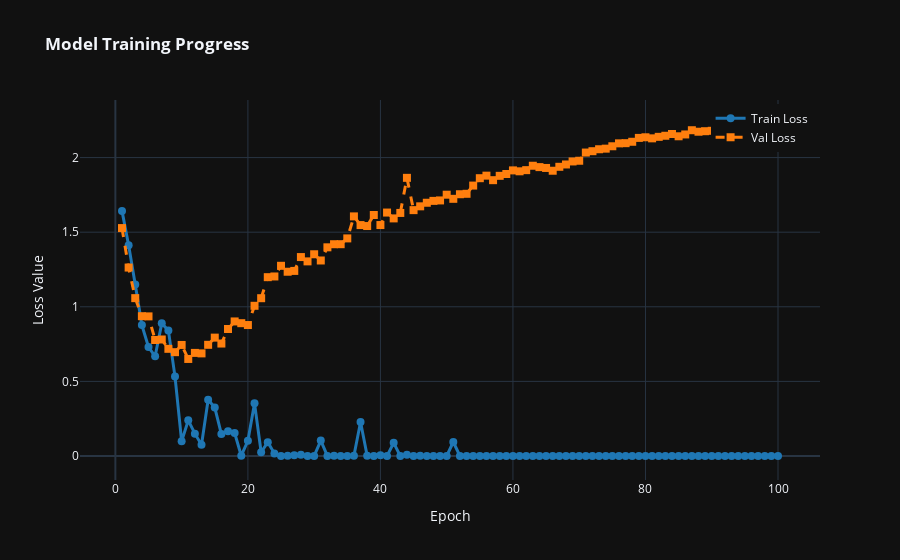

Notebook source saved alongside this figure:
### Code cell
#######################################
## Drawing Train and Val loss curves ##
#######################################

def plot_train_val_loss_curves(epochs, train_loss_list, val_loss_list):
    import plotly.graph_objects as pgo
    import numpy as np
    
    # 1. Define the X-axis (epochs)
    epoch_axis = np.arange(1, epochs + 1, 1)

    fig = pgo.Figure()

    # 2. Add Training Loss
    fig.add_trace(pgo.Scatter(
        x=epoch_axis,
        y=train_loss_list,
        mode='lines+markers',
        name='Train Loss',
        line=dict(color='#1f77b4', width=3),
        marker=dict(size=8)
    ))

    # 3. Add Validation Loss
    fig.add_trace(pgo.Scatter(
        x=epoch_axis,
        y=val_loss_list,
        mode='lines+markers',
        name='Val Loss',
        line=dict(color='#ff7f0e', width=3, dash='dash'),
        marker=dict(size=8, symbol='square')
    ))

    # 4. Layout & Styling
    fig.update_layout(
        title='<b>Model Training Progress</b>',
        xaxis_title='Epoch',
        yaxis_title='Loss Value',
        template='plotly_dark', # Clean dark background
        hovermode='x unified',   # Shows both values on hover
        legend=dict(yanchor="top", y=0.99, xanchor="right", x=0.99)
    )

    fig.show()
    
plot_train_val_loss_curves(epochs, train_loss_list, val_loss_list)

### Figure 1 — Plotly figure (JSON) as saved in the notebook; plotly's stock layout.template omitted (floating-point values rounded to 4 significant figures)
{"data": [{"line": {"color": "#1f77b4", "width": 3}, "marker": {"size": 8}, "mode": "lines+markers", "name": "Train Loss", "type": "scatter", "x": [1, 2, 3, 4, 5, 6, 7, 8, 9, 10, 11, 12, 13, 14, 15, 16, 17, 18, 19, 20, 21, 22, 23, 24, 25, 26, 27, 28, 29, 30, 31, 32, 33, 34, 35, 36, 37, 38, 39, 40, 41, 42, 43, 44, 45, 46, 47, 48, 49, 50, 51, 52, 53, 54, 55, 56, 57, 58, 59, 60, 61, 62, 63, 64, 65, 66, 67, 68, 69, 70, 71, 72, 73, 74, 75, 76, 77, 78, 79, 80, 81, 82, 83, 84, 85, 86, 87, 88, 89, 90, 91, 92, 93, 94, 95, 96, 97, 98, 99, 100], "y": [1.643, 1.413, 1.149, 0.8776, 0.7306, 0.6684, 0.8889, 0.8418, 0.5321, 0.09887, 0.2391, 0.1498, 0.07575, 0.3768, 0.3247, 0.147, 0.1666, 0.1538, 0.001969, 0.1018, 0.3529, 0.0248, 0.09246, 0.01743, 0.0001483, 0.001169, 0.004977, 0.008119, 0.0006907, 0.0003285, 0.1033, 0.0003928, 0.002237, 4.952e-05, 4.021e-05, 0.001659, 0.2279, 0.002103, 1.533e-05, 0.004486, 2.554e-05, 0.08845, 0.00024, 0.008954, 0.0001983, 0.001109, 0.0008044, 2.488e-06, 7.271e-05, 1.454e-05, 0.09379, 3.902e-05, 4.835e-06, 9.047e-05, 2.31e-07, 1.974e-06, 2.066e-05, 1.393e-06, 5.96e-08, 1.991e-05, 1.915e-06, 8.345e-07, 4.243e-05, 1.1e-05, 0.000108, 8.463e-06, 1.222e-06, 1.52e-05, 2.235e-08, 1.456e-05, 6.333e-07, 0, 3.152e-06, 2.794e-06, 9.984e-07, 4.396e-07, 8.121e-07, 2.98e-08, 0.0001585, 5.871e-06, 2.235e-07, 8.396e-06, 3.353e-07, 2.012e-07, 4.88e-06, 3.37e-05, 1.033e-05, 1.094e-05, 1.572e-06, 1.945e-06, 5.215e-08, 2.98e-08, 1.49e-07, 0, 1.49e-08, 8.196e-08, 2.927e-05, 9.239e-07, 1.065e-06, 2.086e-07]}, {"line": {"color": "#ff7f0e", "dash": "dash", "width": 3}, "marker": {"size": 8, "symbol": "square"}, "mode": "lines+markers", "name": "Val Loss", "type": "scatter", "x": [1, 2, 3, 4, 5, 6, 7, 8, 9, 10, 11, 12, 13, 14, 15, 16, 17, 18, 19, 20, 21, 22, 23, 24, 25, 26, 27, 28, 29, 30, 31, 32, 33, 34, 35, 36, 37, 38, 39, 40, 41, 42, 43, 44, 45, 46, 47, 48, 49, 50, 51, 52, 53, 54, 55, 56, 57, 58, 59, 60, 61, 62, 63, 64, 65, 66, 67, 68, 69, 70, 71, 72, 73, 74, 75, 76, 77, 78, 79, 80, 81, 82, 83, 84, 85, 86, 87, 88, 89, 90, 91, 92, 93, 94, 95, 96, 97, 98, 99, 100], "y": [1.528, 1.263, 1.058, 0.937, 0.9358, 0.7773, 0.7809, 0.7183, 0.6959, 0.7442, 0.6504, 0.691, 0.6878, 0.7452, 0.7934, 0.7537, 0.8512, 0.9019, 0.8902, 0.8777, 1.007, 1.058, 1.199, 1.203, 1.275, 1.235, 1.24, 1.333, 1.304, 1.352, 1.31, 1.399, 1.419, 1.42, 1.458, 1.606, 1.548, 1.541, 1.615, 1.548, 1.632, 1.592, 1.629, 1.864, 1.648, 1.673, 1.697, 1.71, 1.713, 1.751, 1.724, 1.754, 1.757, 1.812, 1.862, 1.879, 1.849, 1.878, 1.89, 1.914, 1.908, 1.916, 1.945, 1.936, 1.93, 1.912, 1.938, 1.954, 1.974, 1.979, 2.034, 2.043, 2.056, 2.06, 2.076, 2.095, 2.097, 2.106, 2.132, 2.136, 2.129, 2.139, 2.146, 2.158, 2.143, 2.155, 2.183, 2.173, 2.177, 2.18, 2.182, 2.182, 2.187, 2.202, 2.197, 2.196, 2.206, 2.224, 2.225, 2.224]}], "layout": {"hovermode": "x unified", "legend": {"x": 0.99, "xanchor": "right", "y": 0.99, "yanchor": "top"}, "title": {"text": "<b>Model Training Progress</b>"}, "xaxis": {"title": {"text": "Epoch"}}, "yaxis": {"title": {"text": "Loss Value"}}}}
